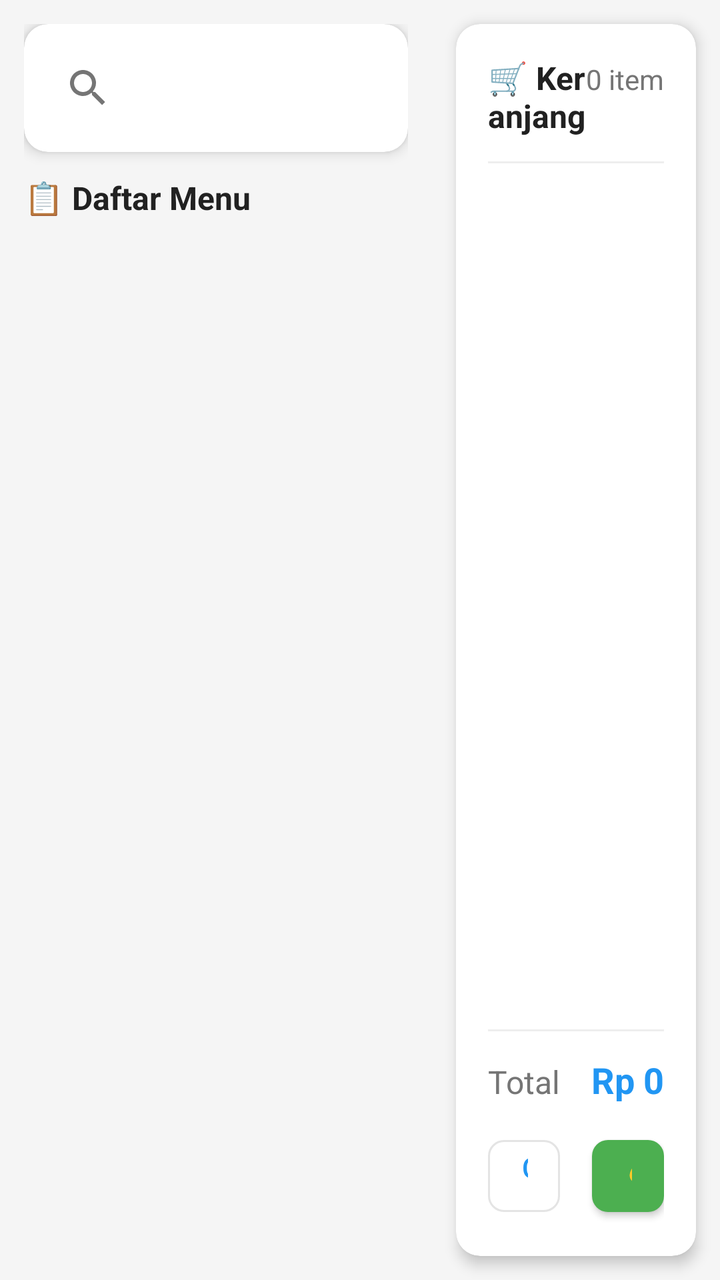
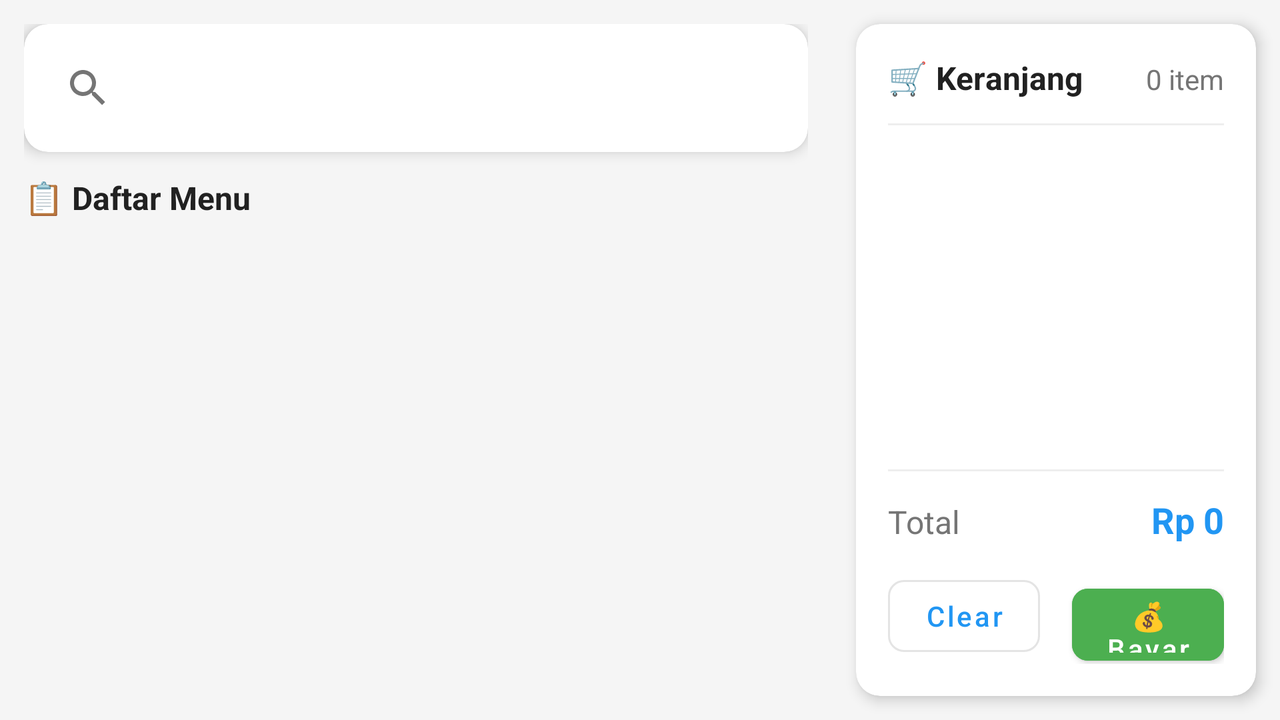

The same Android screen from two of the app's own layout files: first res/layout/ as a phone draws it, then the repository's variant for another configuration, drawn on a device whose configuration selects that folder. Both files follow.
<!-- AndroidManifest.xml: application theme Theme.IniKasir -->
<!-- res/layout/fragment_kasir.xml -->
<?xml version="1.0" encoding="utf-8"?>
<androidx.constraintlayout.widget.ConstraintLayout xmlns:android="http://schemas.android.com/apk/res/android"
    xmlns:app="http://schemas.android.com/apk/res-auto"
    android:layout_width="match_parent"
    android:layout_height="match_parent"
    android:background="@color/background">
    
    <androidx.constraintlayout.widget.Guideline
        android:id="@+id/guideline_middle"
        android:layout_width="wrap_content"
        android:layout_height="wrap_content"
        android:orientation="vertical"
        app:layout_constraintGuide_percent="0.6" />
    
    
    <LinearLayout
        android:id="@+id/productSection"
        android:layout_width="0dp"
        android:layout_height="0dp"
        android:orientation="vertical"
        android:padding="@dimen/padding_medium"
        app:layout_constraintStart_toStartOf="parent"
        app:layout_constraintEnd_toStartOf="@id/guideline_middle"
        app:layout_constraintTop_toTopOf="parent"
        app:layout_constraintBottom_toBottomOf="parent">
        
        <com.google.android.material.card.MaterialCardView
            android:layout_width="match_parent"
            android:layout_height="wrap_content"
            android:layout_marginBottom="@dimen/padding_medium"
            app:cardElevation="@dimen/card_elevation"
            app:cardCornerRadius="@dimen/card_corner_radius">
            
            <androidx.appcompat.widget.SearchView
                android:id="@+id/etSearch"
                android:layout_width="match_parent"
                android:layout_height="wrap_content"
                app:queryHint="🔍 Cari produk..."
                android:padding="@dimen/padding_small" />
                
        </com.google.android.material.card.MaterialCardView>
        
        <TextView
            android:layout_width="match_parent"
            android:layout_height="wrap_content"
            android:text="📋 Daftar Menu"
            android:textSize="@dimen/text_large"
            android:textStyle="bold"
            android:textColor="@color/text_primary"
            android:layout_marginBottom="@dimen/padding_small" />
        
        <androidx.recyclerview.widget.RecyclerView
            android:id="@+id/rvProducts"
            android:layout_width="match_parent"
            android:layout_height="0dp"
            android:layout_weight="1" />
            
    </LinearLayout>
    
    
    <com.google.android.material.card.MaterialCardView
        android:id="@+id/cartSection"
        android:layout_width="0dp"
        android:layout_height="0dp"
        android:layout_margin="@dimen/padding_medium"
        android:layout_marginStart="0dp"
        app:cardElevation="@dimen/card_elevation"
        app:cardCornerRadius="@dimen/card_corner_radius"
        app:layout_constraintStart_toEndOf="@id/guideline_middle"
        app:layout_constraintEnd_toEndOf="parent"
        app:layout_constraintTop_toTopOf="parent"
        app:layout_constraintBottom_toBottomOf="parent">
        
        <LinearLayout
            android:layout_width="match_parent"
            android:layout_height="match_parent"
            android:orientation="vertical"
            android:padding="@dimen/padding_large">
            
            <LinearLayout
                android:layout_width="match_parent"
                android:layout_height="wrap_content"
                android:orientation="horizontal"
                android:layout_marginBottom="@dimen/padding_medium">
                
                <TextView
                    android:layout_width="0dp"
                    android:layout_height="wrap_content"
                    android:layout_weight="1"
                    android:text="🛒 Keranjang"
                    android:textSize="@dimen/text_large"
                    android:textStyle="bold"
                    android:textColor="@color/text_primary" />
                    
                <TextView
                    android:id="@+id/tvCartCount"
                    android:layout_width="wrap_content"
                    android:layout_height="wrap_content"
                    android:text="0 item"
                    android:textSize="@dimen/text_medium"
                    android:textColor="@color/text_secondary" />
                    
            </LinearLayout>
            
            <View
                android:layout_width="match_parent"
                android:layout_height="1dp"
                android:background="@color/gray_light"
                android:layout_marginBottom="@dimen/padding_medium" />
            
            <androidx.recyclerview.widget.RecyclerView
                android:id="@+id/rvCart"
                android:layout_width="match_parent"
                android:layout_height="0dp"
                android:layout_weight="1" />
                
            <TextView
                android:id="@+id/tvEmptyCart"
                android:layout_width="match_parent"
                android:layout_height="0dp"
                android:layout_weight="1"
                android:text="🛍️ Keranjang kosong\n\nTap produk untuk menambahkan"
                android:gravity="center"
                android:textSize="@dimen/text_medium"
                android:textColor="@color/text_secondary"
                android:visibility="gone" />
            
            <View
                android:layout_width="match_parent"
                android:layout_height="1dp"
                android:background="@color/gray_light"
                android:layout_marginVertical="@dimen/padding_medium" />
            
            <LinearLayout
                android:layout_width="match_parent"
                android:layout_height="wrap_content"
                android:orientation="horizontal"
                android:layout_marginBottom="@dimen/padding_medium">
                
                <TextView
                    android:layout_width="0dp"
                    android:layout_height="wrap_content"
                    android:layout_weight="1"
                    android:text="Total"
                    android:textSize="@dimen/text_large"
                    android:textColor="@color/text_secondary" />
                    
                <TextView
                    android:id="@+id/tvTotal"
                    android:layout_width="wrap_content"
                    android:layout_height="wrap_content"
                    android:text="Rp 0"
                    android:textSize="@dimen/text_xlarge"
                    android:textStyle="bold"
                    android:textColor="@color/primary" />
                    
            </LinearLayout>
            
            <LinearLayout
                android:layout_width="match_parent"
                android:layout_height="wrap_content"
                android:orientation="horizontal">
                
                <com.google.android.material.button.MaterialButton
                    android:id="@+id/btnClearCart"
                    android:layout_width="0dp"
                    android:layout_height="@dimen/button_height"
                    android:layout_weight="1"
                    android:layout_marginEnd="@dimen/padding_small"
                    android:text="Clear"
                    android:textAllCaps="false"
                    android:textSize="@dimen/text_medium"
                    style="@style/Widget.MaterialComponents.Button.OutlinedButton" />
                    
                <com.google.android.material.button.MaterialButton
                    android:id="@+id/btnCheckout"
                    android:layout_width="0dp"
                    android:layout_height="@dimen/button_height"
                    android:layout_weight="1"
                    android:layout_marginStart="@dimen/padding_small"
                    android:text="💰 Bayar"
                    android:textAllCaps="false"
                    android:textSize="@dimen/text_medium"
                    app:backgroundTint="@color/success" />
                    
            </LinearLayout>
            
        </LinearLayout>
        
    </com.google.android.material.card.MaterialCardView>
    
</androidx.constraintlayout.widget.ConstraintLayout>
<!-- resources referenced by this layout -->
<resources>
  <color name="background">#F5F5F5</color>
  <color name="gray_light">#EEEEEE</color>
  <color name="primary">#2196F3</color>
  <color name="success">#4CAF50</color>
  <color name="text_primary">#212121</color>
  <color name="text_secondary">#757575</color>
  <dimen name="button_height">48dp</dimen>
  <dimen name="card_corner_radius">12dp</dimen>
  <dimen name="card_elevation">4dp</dimen>
  <dimen name="padding_large">16dp</dimen>
  <dimen name="padding_medium">12dp</dimen>
  <dimen name="padding_small">8dp</dimen>
  <dimen name="text_large">16sp</dimen>
  <dimen name="text_medium">14sp</dimen>
  <dimen name="text_xlarge">18sp</dimen>
  <style name="Theme.IniKasir" parent="Theme.MaterialComponents.DayNight.NoActionBar">
          
          <item name="colorPrimary">@color/primary</item>
          <item name="colorPrimaryVariant">@color/primary_dark</item>
          <item name="colorOnPrimary">@color/white</item>
          
          
          <item name="colorSecondary">@color/accent</item>
          <item name="colorSecondaryVariant">@color/accent_dark</item>
          <item name="colorOnSecondary">@color/white</item>
          
          
          <item name="android:windowBackground">@color/background</item>
          <item name="colorSurface">@color/surface</item>
          <item name="colorOnSurface">@color/text_primary</item>
          
          
          <item name="android:statusBarColor">@color/primary_dark</item>
          <item name="android:windowLightStatusBar">false</item>
          
          
          <item name="android:textColorPrimary">@color/text_primary</item>
          <item name="android:textColorSecondary">@color/text_secondary</item>
          <item name="android:textColorHint">@color/text_hint</item>
          
          
          <item name="shapeAppearanceSmallComponent">@style/ShapeAppearance.Small</item>
          <item name="shapeAppearanceMediumComponent">@style/ShapeAppearance.Medium</item>
          <item name="shapeAppearanceLargeComponent">@style/ShapeAppearance.Large</item>
      </style>
  <color name="primary_dark">#1976D2</color>
  <color name="white">#FFFFFF</color>
  <color name="accent">#FF9800</color>
  <color name="accent_dark">#F57C00</color>
  <color name="surface">#FFFFFF</color>
  <color name="text_hint">#9E9E9E</color>
  <style name="ShapeAppearance.Small" parent="ShapeAppearance.MaterialComponents.SmallComponent">
          <item name="cornerFamily">rounded</item>
          <item name="cornerSize">8dp</item>
      </style>
  <style name="ShapeAppearance.Medium" parent="ShapeAppearance.MaterialComponents.MediumComponent">
          <item name="cornerFamily">rounded</item>
          <item name="cornerSize">12dp</item>
      </style>
  <style name="ShapeAppearance.Large" parent="ShapeAppearance.MaterialComponents.LargeComponent">
          <item name="cornerFamily">rounded</item>
          <item name="cornerSize">16dp</item>
      </style>
</resources>
<!-- res/layout-land/fragment_kasir.xml (the repository's variant of the layout above) -->
<!-- drawn on the phone turned sideways -->
<?xml version="1.0" encoding="utf-8"?>
<androidx.constraintlayout.widget.ConstraintLayout xmlns:android="http://schemas.android.com/apk/res/android"
    xmlns:app="http://schemas.android.com/apk/res-auto"
    android:layout_width="match_parent"
    android:layout_height="match_parent"
    android:background="@color/background">
    
    
    <androidx.constraintlayout.widget.Guideline
        android:id="@+id/guideline_middle"
        android:layout_width="wrap_content"
        android:layout_height="wrap_content"
        android:orientation="vertical"
        app:layout_constraintGuide_percent="0.65" />
    
    
    <LinearLayout
        android:id="@+id/productSection"
        android:layout_width="0dp"
        android:layout_height="0dp"
        android:orientation="vertical"
        android:padding="@dimen/padding_medium"
        app:layout_constraintStart_toStartOf="parent"
        app:layout_constraintEnd_toStartOf="@id/guideline_middle"
        app:layout_constraintTop_toTopOf="parent"
        app:layout_constraintBottom_toBottomOf="parent">
        
        <com.google.android.material.card.MaterialCardView
            android:layout_width="match_parent"
            android:layout_height="wrap_content"
            android:layout_marginBottom="@dimen/padding_medium"
            app:cardElevation="@dimen/card_elevation"
            app:cardCornerRadius="@dimen/card_corner_radius">
            
            <androidx.appcompat.widget.SearchView
                android:id="@+id/etSearch"
                android:layout_width="match_parent"
                android:layout_height="wrap_content"
                app:queryHint="🔍 Cari produk..."
                android:padding="@dimen/padding_small" />
                
        </com.google.android.material.card.MaterialCardView>
        
        <TextView
            android:layout_width="match_parent"
            android:layout_height="wrap_content"
            android:text="📋 Daftar Menu"
            android:textSize="@dimen/text_large"
            android:textStyle="bold"
            android:textColor="@color/text_primary"
            android:layout_marginBottom="@dimen/padding_small" />
        
        <androidx.recyclerview.widget.RecyclerView
            android:id="@+id/rvProducts"
            android:layout_width="match_parent"
            android:layout_height="0dp"
            android:layout_weight="1" />
            
    </LinearLayout>
    
    
    <com.google.android.material.card.MaterialCardView
        android:id="@+id/cartSection"
        android:layout_width="0dp"
        android:layout_height="0dp"
        android:layout_margin="@dimen/padding_medium"
        android:layout_marginStart="0dp"
        app:cardElevation="@dimen/card_elevation"
        app:cardCornerRadius="@dimen/card_corner_radius"
        app:layout_constraintStart_toEndOf="@id/guideline_middle"
        app:layout_constraintEnd_toEndOf="parent"
        app:layout_constraintTop_toTopOf="parent"
        app:layout_constraintBottom_toBottomOf="parent">
        
        
        <include layout="@layout/content_cart" />
        
    </com.google.android.material.card.MaterialCardView>
    
</androidx.constraintlayout.widget.ConstraintLayout>
<!-- res/layout/content_cart.xml (included above) -->
<?xml version="1.0" encoding="utf-8"?>
<LinearLayout xmlns:android="http://schemas.android.com/apk/res/android"
    xmlns:app="http://schemas.android.com/apk/res-auto"
    android:layout_width="match_parent"
    android:layout_height="match_parent"
    android:orientation="vertical"
    android:padding="@dimen/padding_large">
    
    <LinearLayout
        android:layout_width="match_parent"
        android:layout_height="wrap_content"
        android:orientation="horizontal"
        android:layout_marginBottom="@dimen/padding_medium">
        
        <TextView
            android:layout_width="0dp"
            android:layout_height="wrap_content"
            android:layout_weight="1"
            android:text="🛒 Keranjang"
            android:textSize="@dimen/text_large"
            android:textStyle="bold"
            android:textColor="@color/text_primary" />
            
        <TextView
            android:id="@+id/tvCartCount"
            android:layout_width="wrap_content"
            android:layout_height="wrap_content"
            android:text="0 item"
            android:textSize="@dimen/text_medium"
            android:textColor="@color/text_secondary" />
            
    </LinearLayout>
    
    <View
        android:layout_width="match_parent"
        android:layout_height="1dp"
        android:background="@color/gray_light"
        android:layout_marginBottom="@dimen/padding_medium" />
    
    <androidx.recyclerview.widget.RecyclerView
        android:id="@+id/rvCart"
        android:layout_width="match_parent"
        android:layout_height="0dp"
        android:layout_weight="1" />
        
    <TextView
        android:id="@+id/tvEmptyCart"
        android:layout_width="match_parent"
        android:layout_height="0dp"
        android:layout_weight="1"
        android:text="🛍️ Keranjang kosong\n\nTap produk untuk menambahkan"
        android:gravity="center"
        android:textSize="@dimen/text_medium"
        android:textColor="@color/text_secondary"
        android:visibility="gone" />
    
    <View
        android:layout_width="match_parent"
        android:layout_height="1dp"
        android:background="@color/gray_light"
        android:layout_marginVertical="@dimen/padding_medium" />
    
    <LinearLayout
        android:layout_width="match_parent"
        android:layout_height="wrap_content"
        android:orientation="horizontal"
        android:layout_marginBottom="@dimen/padding_medium">
        
        <TextView
            android:layout_width="0dp"
            android:layout_height="wrap_content"
            android:layout_weight="1"
            android:text="Total"
            android:textSize="@dimen/text_large"
            android:textColor="@color/text_secondary" />
            
        <TextView
            android:id="@+id/tvTotal"
            android:layout_width="wrap_content"
            android:layout_height="wrap_content"
            android:text="Rp 0"
            android:textSize="@dimen/text_xlarge"
            android:textStyle="bold"
            android:textColor="@color/primary" />
            
    </LinearLayout>
    
    <LinearLayout
        android:layout_width="match_parent"
        android:layout_height="wrap_content"
        android:orientation="horizontal">
        
        <com.google.android.material.button.MaterialButton
            android:id="@+id/btnClearCart"
            android:layout_width="0dp"
            android:layout_height="@dimen/button_height"
            android:layout_weight="1"
            android:layout_marginEnd="@dimen/padding_small"
            android:text="Clear"
            android:textAllCaps="false"
            android:textSize="@dimen/text_medium"
            style="@style/Widget.MaterialComponents.Button.OutlinedButton" />
            
        <com.google.android.material.button.MaterialButton
            android:id="@+id/btnCheckout"
            android:layout_width="0dp"
            android:layout_height="@dimen/button_height"
            android:layout_weight="1"
            android:layout_marginStart="@dimen/padding_small"
            android:text="💰 Bayar"
            android:textAllCaps="false"
            android:textSize="@dimen/text_medium"
            app:backgroundTint="@color/success" />
            
    </LinearLayout>
    
</LinearLayout>
